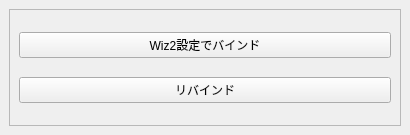
<?xml version="1.0" encoding="UTF-8"?>
<ui version="4.0">
 <class>MainWindow</class>
 <widget class="QMainWindow" name="MainWindow">
  <property name="geometry">
   <rect>
    <x>0</x>
    <y>0</y>
    <width>410</width>
    <height>135</height>
   </rect>
  </property>
  <property name="windowTitle">
   <string>MainWindow</string>
  </property>
  <widget class="QWidget" name="centralwidget">
   <layout class="QVBoxLayout" name="verticalLayout">
    <item>
     <widget class="QFrame" name="frame_rebind">
      <property name="frameShape">
       <enum>QFrame::StyledPanel</enum>
      </property>
      <property name="frameShadow">
       <enum>QFrame::Raised</enum>
      </property>
      <layout class="QVBoxLayout" name="verticalLayout_4">
       <item>
        <widget class="QPushButton" name="btn_bind">
         <property name="text">
          <string>Wiz2設定でバインド</string>
         </property>
        </widget>
       </item>
       <item>
        <widget class="QPushButton" name="btn_rebind_new">
         <property name="text">
          <string>リバインド</string>
         </property>
        </widget>
       </item>
      </layout>
     </widget>
    </item>
   </layout>
  </widget>
  <widget class="QMenuBar" name="menubar">
   <property name="geometry">
    <rect>
     <x>0</x>
     <y>0</y>
     <width>410</width>
     <height>26</height>
    </rect>
   </property>
  </widget>
 </widget>
 <resources/>
 <connections/>
</ui>
